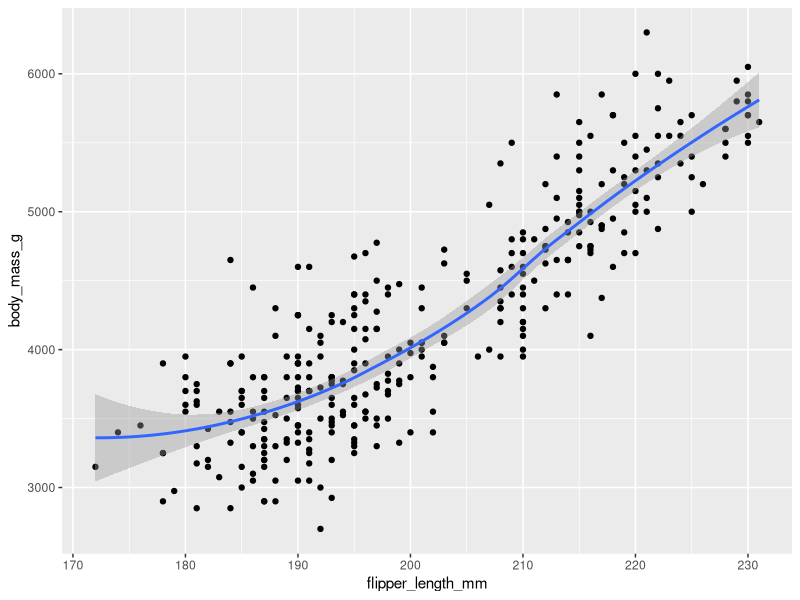
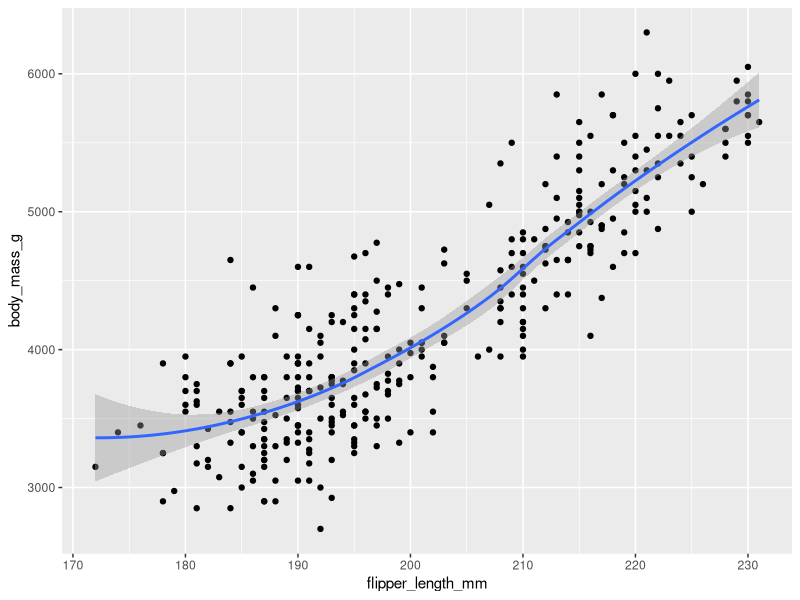
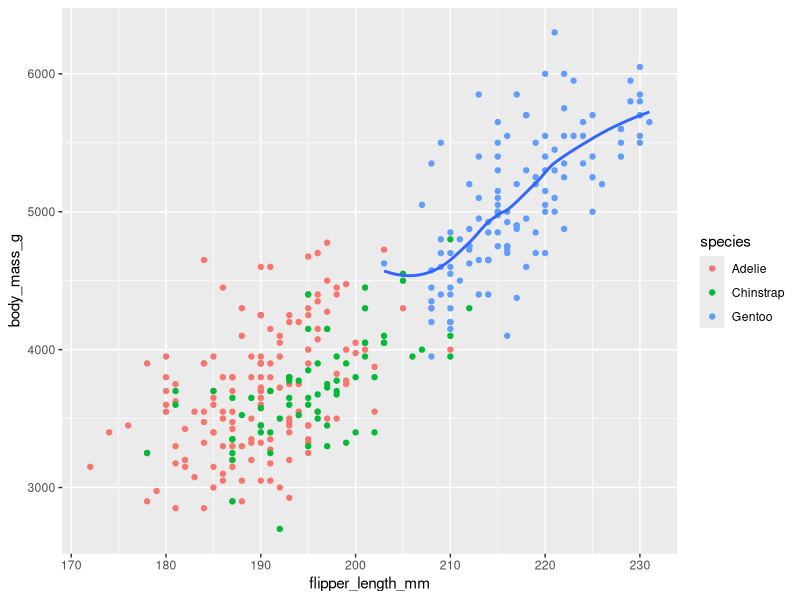

Recreate these plots in R, in order.
## ---- chunk 1
knitr::opts_chunk$set(echo = TRUE, warning = FALSE, message = FALSE)
## ---- chunk 2
library(tidyverse)
library(palmerpenguins)
data(penguins)
names(penguins)
## ---- chunk 3
ggplot(data = penguins) +
  geom_point(mapping = aes(x = flipper_length_mm, y = body_mass_g)) +
  geom_smooth(mapping = aes(x = flipper_length_mm, y = body_mass_g))
## ---- chunk 4
ggplot(data = penguins, mapping = aes(x = flipper_length_mm, y = body_mass_g)) +
  geom_point() +
  geom_smooth()
## ---- chunk 5
ggplot(data = penguins, mapping = aes(x = flipper_length_mm, y = body_mass_g)) +
  geom_point(mapping = aes(color = species)) +
  geom_smooth(
    data = filter(penguins, species == "Gentoo"),
    se = FALSE
  )
